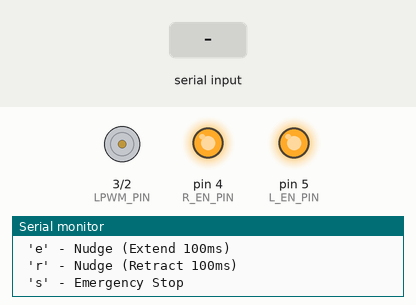
This sketch was run on a simulated Arduino Uno, built with avr-gcc and run on an emulated ATmega328P. Shown: motor-driver pin pairs drawn as motors (green arrow = first pin HIGH = forward, orange = second pin HIGH = backward, longer = more drive), output pins drawn as LEDs (lit = HIGH), the last lines printed to the serial monitor. The test bench sets the inputs (shaded band).

Above: at 1.3 s.
1.4 s: "e" received over Serial
At 1.8 s:
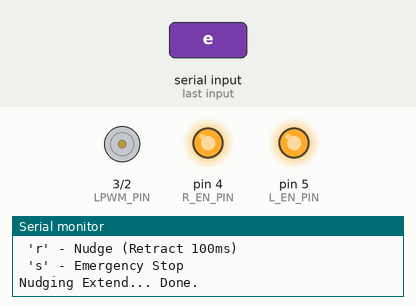
3.0 s: "r" received over Serial
At 4.2 s:
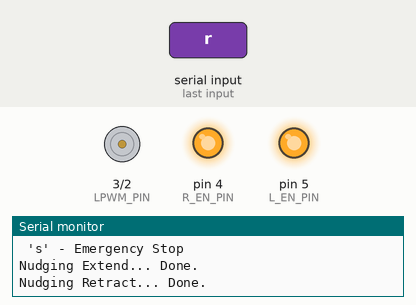
Timing chart, 0 to 6.0 s (numbered marks = the images above; inputs shaded):
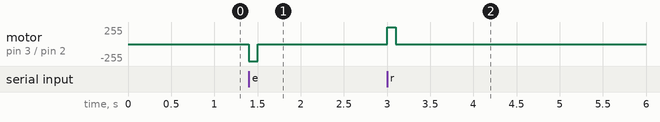

Measured:
- after the input at 1.4 s, motor on pin 3 (LPWM_PIN) / pin 2 (RPWM_PIN): stopped → backward 255/255 at once, → stopped 0.10 s later
- after the input at 3.0 s, motor on pin 3 (LPWM_PIN) / pin 2 (RPWM_PIN): stopped → forward 255/255 at once, → stopped 0.10 s later

The sketch:

actuator_calibration.ino
```cpp
/*
  Actuator Calibration & Manual Control
  Hardware: Arduino UNO R4 WiFi + BTS7960 + SOVIK Actuator

  Use these commands to manually move the actuator if it loses its position
  or needs to be sent to the middle manually.

  Commands:
  - 'e': Extend Actuator
  - 'r': Retract Actuator
  - 's': Stop Actuator
*/

const int RPWM_PIN = 2; // Extend
const int LPWM_PIN = 3; // Retract
const int R_EN_PIN = 4;
const int L_EN_PIN = 5;
const int R_IS_PIN = 12; // Current Sense Right (Forward/Extend)
const int L_IS_PIN = 11; // Current Sense Left (Reverse/Retract)

const int NUDGE_MS = 100; // Duration for each pulse in milliseconds
bool isMoving = false; // Track if actuator is currently commanded to move

void setup() {
  Serial.begin(9600);

  pinMode(RPWM_PIN, OUTPUT);
  pinMode(LPWM_PIN, OUTPUT);
  pinMode(R_EN_PIN, OUTPUT);
  pinMode(L_EN_PIN, OUTPUT);
  pinMode(R_IS_PIN, INPUT);
  pinMode(L_IS_PIN, INPUT);

  // Enable Driver
  digitalWrite(R_EN_PIN, HIGH);
  digitalWrite(L_EN_PIN, HIGH);

  stopMotor();

  Serial.println("--- Actuator Manual Calibration (Nudge Mode) ---");
  Serial.println("Send commands via Serial Monitor:");
  Serial.println(" 'e' - Nudge (Extend 100ms)");
  Serial.println(" 'r' - Nudge (Retract 100ms)");
  Serial.println(" 's' - Emergency Stop");
}

void loop() {
  if (Serial.available() > 0) {
    char cmd = Serial.read();

    if (cmd == 'e' || cmd == 'E') {
      Serial.print("Nudging Extend...");
      extendMotor();
      delay(NUDGE_MS);
      stopMotor();
      Serial.println(" Done.");
    }
    else if (cmd == 'r' || cmd == 'R') {
      Serial.print("Nudging Retract...");
      retractMotor();
      delay(NUDGE_MS);
      stopMotor();
      Serial.println(" Done.");
    }
    else if (cmd == 's' || cmd == 'S') {
      Serial.println("Stopping Actuator...");
      stopMotor();
    }
  }

  // --- STALL DETECTION ---
  if (isMoving && (digitalRead(R_IS_PIN) == HIGH || digitalRead(L_IS_PIN) == HIGH)) {
    Serial.println("!!! STALL DETECTED - EMERGENCY STOP !!!");
    stopMotor();
  }
}

void extendMotor() {
  digitalWrite(LPWM_PIN, LOW);
  digitalWrite(RPWM_PIN, HIGH);
  isMoving = true;
}

void retractMotor() {
  digitalWrite(RPWM_PIN, LOW);
  digitalWrite(LPWM_PIN, HIGH);
  isMoving = true;
}

void stopMotor() {
  digitalWrite(RPWM_PIN, LOW);
  digitalWrite(LPWM_PIN, LOW);
  isMoving = false;
}
```
